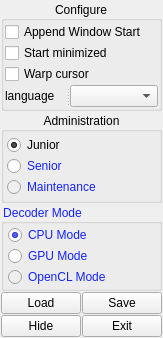
       <widget class="QWidget" name="System">
        <property name="geometry">
         <rect>
          <x>0</x>
          <y>0</y>
          <width>153</width>
          <height>276</height>
         </rect>
        </property>
        <attribute name="icon">
         <iconset resource="Resources/resources.qrc">
          <normaloff>:/image/system.png</normaloff>:/image/system.png</iconset>
        </attribute>
        <attribute name="label">
         <string>System</string>
        </attribute>
        <layout class="QGridLayout" name="gridLayout_6">
         <property name="leftMargin">
          <number>1</number>
         </property>
         <property name="topMargin">
          <number>1</number>
         </property>
         <property name="rightMargin">
          <number>1</number>
         </property>
         <property name="bottomMargin">
          <number>1</number>
         </property>
         <property name="spacing">
          <number>1</number>
         </property>
         <item row="3" column="0" rowspan="2" colspan="2">
          <widget class="QPushButton" name="system_data_load">
           <property name="text">
            <string>Load</string>
           </property>
          </widget>
         </item>
         <item row="3" column="2" rowspan="2">
          <widget class="QPushButton" name="system_data_save">
           <property name="text">
            <string>Save</string>
           </property>
          </widget>
         </item>
         <item row="6" column="0" colspan="3">
          <spacer name="verticalSpacer_2">
           <property name="orientation">
            <enum>Qt::Vertical</enum>
           </property>
           <property name="sizeHint" stdset="0">
            <size>
             <width>20</width>
             <height>44</height>
            </size>
           </property>
          </spacer>
         </item>
         <item row="0" column="0" colspan="3">
          <widget class="QGroupBox" name="groupBox">
           <property name="acceptDrops">
            <bool>false</bool>
           </property>
           <property name="layoutDirection">
            <enum>Qt::LeftToRight</enum>
           </property>
           <property name="autoFillBackground">
            <bool>false</bool>
           </property>
           <property name="title">
            <string>Configure</string>
           </property>
           <property name="alignment">
            <set>Qt::AlignCenter</set>
           </property>
           <property name="flat">
            <bool>false</bool>
           </property>
           <property name="checkable">
            <bool>false</bool>
           </property>
           <layout class="QGridLayout" name="gridLayout_2">
            <property name="leftMargin">
             <number>1</number>
            </property>
            <property name="topMargin">
             <number>1</number>
            </property>
            <property name="rightMargin">
             <number>1</number>
            </property>
            <property name="bottomMargin">
             <number>1</number>
            </property>
            <property name="spacing">
             <number>1</number>
            </property>
            <item row="0" column="0">
             <widget class="QCheckBox" name="system_append_start">
              <property name="text">
               <string>Append Window Start</string>
              </property>
              <property name="checked">
               <bool>false</bool>
              </property>
             </widget>
            </item>
            <item row="1" column="0">
             <widget class="QCheckBox" name="system_start_minimize">
              <property name="text">
               <string>Start minimized</string>
              </property>
             </widget>
            </item>
            <item row="2" column="0">
             <widget class="QCheckBox" name="system_warp_cursor">
              <property name="text">
               <string>Warp cursor</string>
              </property>
             </widget>
            </item>
            <item row="3" column="0">
             <widget class="QSplitter" name="splitter">
              <property name="orientation">
               <enum>Qt::Horizontal</enum>
              </property>
              <widget class="QLabel" name="label_2">
               <property name="text">
                <string>language</string>
               </property>
              </widget>
              <widget class="QComboBox" name="system_language">
               <property name="enabled">
                <bool>true</bool>
               </property>
               <property name="editable">
                <bool>false</bool>
               </property>
              </widget>
             </widget>
            </item>
           </layout>
          </widget>
         </item>
         <item row="1" column="0" colspan="3">
          <widget class="QGroupBox" name="groupBox_3">
           <property name="title">
            <string>Administration</string>
           </property>
           <property name="alignment">
            <set>Qt::AlignCenter</set>
           </property>
           <layout class="QGridLayout" name="gridLayout_4">
            <property name="leftMargin">
             <number>3</number>
            </property>
            <property name="topMargin">
             <number>3</number>
            </property>
            <property name="rightMargin">
             <number>3</number>
            </property>
            <property name="bottomMargin">
             <number>3</number>
            </property>
            <property name="spacing">
             <number>1</number>
            </property>
            <item row="0" column="0">
             <widget class="QRadioButton" name="system_junior">
              <property name="text">
               <string>Junior</string>
              </property>
              <property name="checked">
               <bool>true</bool>
              </property>
             </widget>
            </item>
            <item row="1" column="0">
             <widget class="QRadioButton" name="system_senior">
              <property name="styleSheet">
               <string notr="true">color: rgb(20, 35, 255);</string>
              </property>
              <property name="text">
               <string>Senior</string>
              </property>
             </widget>
            </item>
            <item row="2" column="0">
             <widget class="QRadioButton" name="system_maintenance">
              <property name="enabled">
               <bool>false</bool>
              </property>
              <property name="styleSheet">
               <string notr="true">color: rgb(20, 35, 255);</string>
              </property>
              <property name="text">
               <string>Maintenance</string>
              </property>
             </widget>
            </item>
           </layout>
          </widget>
         </item>
         <item row="2" column="0" colspan="3">
          <widget class="QGroupBox" name="rendering_decoder_mode">
           <property name="styleSheet">
            <string notr="true">color: rgb(20, 35, 255);</string>
           </property>
           <property name="title">
            <string>Decoder Mode</string>
           </property>
           <layout class="QGridLayout" name="gridLayout_35">
            <property name="leftMargin">
             <number>4</number>
            </property>
            <property name="topMargin">
             <number>1</number>
            </property>
            <property name="rightMargin">
             <number>4</number>
            </property>
            <property name="bottomMargin">
             <number>1</number>
            </property>
            <property name="spacing">
             <number>1</number>
            </property>
            <item row="1" column="0">
             <widget class="QRadioButton" name="decoder_mode_gpu">
              <property name="text">
               <string>GPU Mode</string>
              </property>
             </widget>
            </item>
            <item row="0" column="0">
             <widget class="QRadioButton" name="decode_mode_cpu">
              <property name="text">
               <string>CPU Mode</string>
              </property>
              <property name="checked">
               <bool>true</bool>
              </property>
             </widget>
            </item>
            <item row="2" column="0">
             <widget class="QRadioButton" name="decoder_mode_opencl">
              <property name="enabled">
               <bool>false</bool>
              </property>
              <property name="text">
               <string>OpenCL Mode</string>
              </property>
             </widget>
            </item>
           </layout>
          </widget>
         </item>
         <item row="5" column="2">
          <widget class="QPushButton" name="exit_system">
           <property name="text">
            <string>Exit</string>
           </property>
          </widget>
         </item>
         <item row="5" column="0" colspan="2">
          <widget class="QPushButton" name="hide_tools">
           <property name="text">
            <string>Hide</string>
           </property>
          </widget>
         </item>
        </layout>
       </widget>
